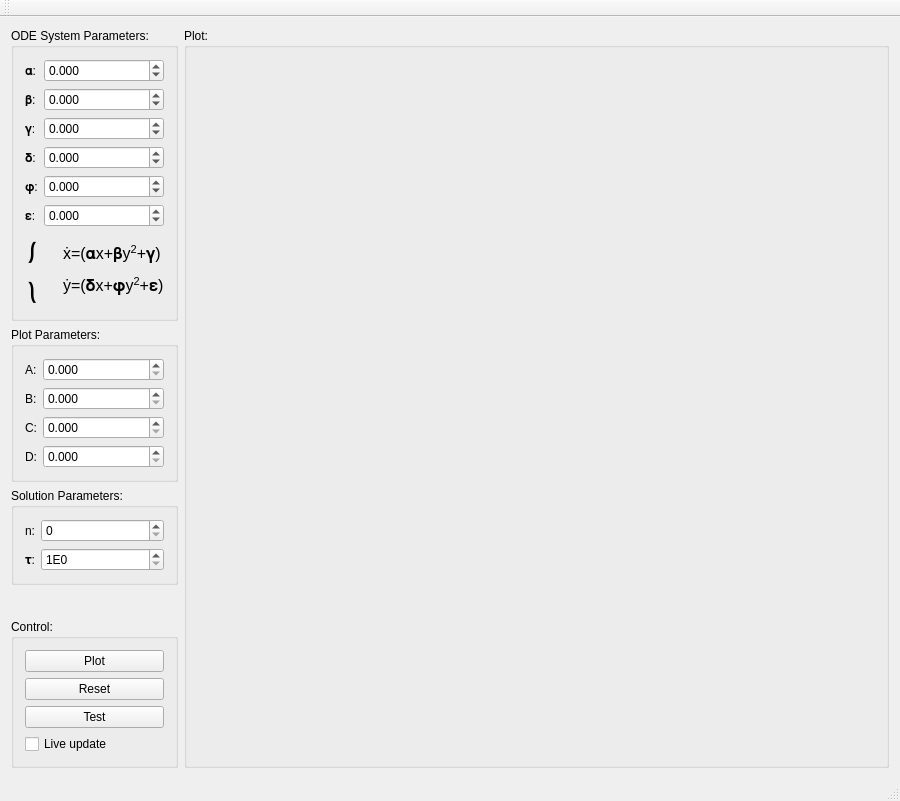
<?xml version="1.0" encoding="UTF-8"?>
<ui version="4.0">
 <class>MainWindow</class>
 <widget class="QMainWindow" name="MainWindow">
  <property name="geometry">
   <rect>
    <x>0</x>
    <y>0</y>
    <width>900</width>
    <height>801</height>
   </rect>
  </property>
  <property name="windowTitle">
   <string>ODE System Numerical Solution</string>
  </property>
  <widget class="QWidget" name="centralWidget">
   <layout class="QGridLayout" name="gridLayout">
    <item row="0" column="0">
     <layout class="QHBoxLayout" name="horizontalLayout" stretch="0,1">
      <item>
       <layout class="QVBoxLayout" name="verticalLayout_3">
        <item>
         <widget class="QGroupBox" name="groupBox">
          <property name="title">
           <string>ODE System Parameters:</string>
          </property>
          <layout class="QVBoxLayout" name="verticalLayout">
           <item>
            <layout class="QFormLayout" name="formLayout">
             <item row="0" column="0">
              <widget class="QLabel" name="label">
               <property name="text">
                <string>𝛂:</string>
               </property>
              </widget>
             </item>
             <item row="0" column="1">
              <widget class="QDoubleSpinBox" name="funcParam_alpha_DoubleSpinBox">
               <property name="decimals">
                <number>3</number>
               </property>
               <property name="minimum">
                <double>-100.000000000000000</double>
               </property>
               <property name="maximum">
                <double>100.000000000000000</double>
               </property>
              </widget>
             </item>
             <item row="1" column="0">
              <widget class="QLabel" name="label_2">
               <property name="text">
                <string>𝛃:</string>
               </property>
              </widget>
             </item>
             <item row="1" column="1">
              <widget class="QDoubleSpinBox" name="funcParam_beta_DoubleSpinBox">
               <property name="decimals">
                <number>3</number>
               </property>
               <property name="minimum">
                <double>-100.000000000000000</double>
               </property>
               <property name="maximum">
                <double>100.000000000000000</double>
               </property>
              </widget>
             </item>
             <item row="2" column="0">
              <widget class="QLabel" name="label_3">
               <property name="text">
                <string>𝛄:</string>
               </property>
              </widget>
             </item>
             <item row="2" column="1">
              <widget class="QDoubleSpinBox" name="funcParam_gamma_DoubleSpinBox">
               <property name="decimals">
                <number>3</number>
               </property>
               <property name="minimum">
                <double>-100.000000000000000</double>
               </property>
               <property name="maximum">
                <double>100.000000000000000</double>
               </property>
              </widget>
             </item>
             <item row="3" column="0">
              <widget class="QLabel" name="label_4">
               <property name="text">
                <string>𝛅:</string>
               </property>
              </widget>
             </item>
             <item row="3" column="1">
              <widget class="QDoubleSpinBox" name="funcParam_delta_DoubleSpinBox">
               <property name="decimals">
                <number>3</number>
               </property>
               <property name="minimum">
                <double>-100.000000000000000</double>
               </property>
               <property name="maximum">
                <double>100.000000000000000</double>
               </property>
              </widget>
             </item>
             <item row="5" column="1">
              <widget class="QDoubleSpinBox" name="funcParam_epsilon_DoubleSpinBox">
               <property name="decimals">
                <number>3</number>
               </property>
               <property name="minimum">
                <double>-100.000000000000000</double>
               </property>
               <property name="maximum">
                <double>100.000000000000000</double>
               </property>
              </widget>
             </item>
             <item row="4" column="1">
              <widget class="QDoubleSpinBox" name="funcParam_phi_DoubleSpinBox">
               <property name="decimals">
                <number>3</number>
               </property>
               <property name="minimum">
                <double>-100.000000000000000</double>
               </property>
               <property name="maximum">
                <double>100.000000000000000</double>
               </property>
              </widget>
             </item>
             <item row="5" column="0">
              <widget class="QLabel" name="label_14">
               <property name="text">
                <string>𝛆:</string>
               </property>
              </widget>
             </item>
             <item row="4" column="0">
              <widget class="QLabel" name="label_15">
               <property name="text">
                <string>𝛗:</string>
               </property>
              </widget>
             </item>
            </layout>
           </item>
           <item>
            <layout class="QGridLayout" name="gridLayout_5">
             <item row="0" column="1">
              <widget class="QLabel" name="label_11">
               <property name="text">
                <string>&lt;html&gt;&lt;head/&gt;&lt;body&gt;&lt;p&gt;&lt;span style=&quot; font-size:12pt;&quot;&gt;ẋ=(𝛂x+𝛃y&lt;/span&gt;&lt;span style=&quot; font-size:12pt; vertical-align:super;&quot;&gt;2&lt;/span&gt;&lt;span style=&quot; font-size:12pt;&quot;&gt;+𝛄)&lt;/span&gt;&lt;/p&gt;&lt;p&gt;&lt;span style=&quot; font-size:12pt;&quot;&gt;ẏ=(𝛅x+𝛗y&lt;/span&gt;&lt;span style=&quot; font-size:12pt; vertical-align:super;&quot;&gt;2&lt;/span&gt;&lt;span style=&quot; font-size:12pt;&quot;&gt;+𝛆)&lt;/span&gt;&lt;/p&gt;&lt;/body&gt;&lt;/html&gt;</string>
               </property>
              </widget>
             </item>
             <item row="0" column="0">
              <layout class="QVBoxLayout" name="verticalLayout_4">
               <item>
                <widget class="QLabel" name="label_13">
                 <property name="text">
                  <string>&lt;html&gt;&lt;head/&gt;&lt;body&gt;&lt;p&gt;&lt;span style=&quot; font-size:18pt; font-weight:600;&quot;&gt;⎰&lt;/span&gt;&lt;/p&gt;&lt;/body&gt;&lt;/html&gt;</string>
                 </property>
                </widget>
               </item>
               <item>
                <widget class="QLabel" name="label_12">
                 <property name="text">
                  <string>&lt;html&gt;&lt;head/&gt;&lt;body&gt;&lt;p&gt;&lt;span style=&quot; font-size:18pt; font-weight:600;&quot;&gt;⎱&lt;/span&gt;&lt;/p&gt;&lt;/body&gt;&lt;/html&gt;</string>
                 </property>
                </widget>
               </item>
              </layout>
             </item>
            </layout>
           </item>
          </layout>
         </widget>
        </item>
        <item>
         <widget class="QGroupBox" name="groupBox_2">
          <property name="title">
           <string>Plot Parameters:</string>
          </property>
          <layout class="QGridLayout" name="gridLayout_2">
           <item row="0" column="0">
            <layout class="QFormLayout" name="formLayout_2">
             <item row="0" column="0">
              <widget class="QLabel" name="label_5">
               <property name="text">
                <string>A:</string>
               </property>
              </widget>
             </item>
             <item row="0" column="1">
              <widget class="QDoubleSpinBox" name="plotParam_A_DoubleSpinBox">
               <property name="decimals">
                <number>3</number>
               </property>
              </widget>
             </item>
             <item row="1" column="0">
              <widget class="QLabel" name="label_6">
               <property name="text">
                <string>B:</string>
               </property>
              </widget>
             </item>
             <item row="1" column="1">
              <widget class="QDoubleSpinBox" name="plotParam_B_DoubleSpinBox">
               <property name="decimals">
                <number>3</number>
               </property>
              </widget>
             </item>
             <item row="2" column="0">
              <widget class="QLabel" name="label_7">
               <property name="text">
                <string>C:</string>
               </property>
              </widget>
             </item>
             <item row="2" column="1">
              <widget class="QDoubleSpinBox" name="plotParam_C_DoubleSpinBox">
               <property name="decimals">
                <number>3</number>
               </property>
              </widget>
             </item>
             <item row="3" column="0">
              <widget class="QLabel" name="label_8">
               <property name="text">
                <string>D:</string>
               </property>
              </widget>
             </item>
             <item row="3" column="1">
              <widget class="QDoubleSpinBox" name="plotParam_D_DoubleSpinBox">
               <property name="decimals">
                <number>3</number>
               </property>
              </widget>
             </item>
            </layout>
           </item>
          </layout>
         </widget>
        </item>
        <item>
         <widget class="QGroupBox" name="groupBox_3">
          <property name="title">
           <string>Solution Parameters:</string>
          </property>
          <layout class="QGridLayout" name="gridLayout_4">
           <item row="0" column="0">
            <layout class="QFormLayout" name="formLayout_3">
             <item row="0" column="0">
              <widget class="QLabel" name="label_9">
               <property name="text">
                <string>n:</string>
               </property>
              </widget>
             </item>
             <item row="0" column="1">
              <widget class="QSpinBox" name="solutionParam_n_SpinBox"/>
             </item>
             <item row="1" column="0">
              <widget class="QLabel" name="label_10">
               <property name="text">
                <string>𝛕:</string>
               </property>
              </widget>
             </item>
             <item row="1" column="1">
              <widget class="QSpinBox" name="solutionParam_tau_SpinBox">
               <property name="prefix">
                <string>1E</string>
               </property>
              </widget>
             </item>
            </layout>
           </item>
          </layout>
         </widget>
        </item>
        <item>
         <spacer name="verticalSpacer">
          <property name="orientation">
           <enum>Qt::Vertical</enum>
          </property>
          <property name="sizeHint" stdset="0">
           <size>
            <width>20</width>
            <height>40</height>
           </size>
          </property>
         </spacer>
        </item>
        <item>
         <widget class="QGroupBox" name="groupBox_7">
          <property name="title">
           <string>Control:</string>
          </property>
          <layout class="QVBoxLayout" name="verticalLayout_2">
           <item>
            <widget class="QPushButton" name="ctrl_plot_PushButton">
             <property name="text">
              <string>Plot</string>
             </property>
            </widget>
           </item>
           <item>
            <widget class="QPushButton" name="ctrl_reset_PushButton">
             <property name="text">
              <string>Reset</string>
             </property>
            </widget>
           </item>
           <item>
            <widget class="QPushButton" name="ctrl_test_PushButton">
             <property name="text">
              <string>Test</string>
             </property>
            </widget>
           </item>
           <item>
            <widget class="QCheckBox" name="ctrl_liveUpdate_CheckBox">
             <property name="text">
              <string>Live update</string>
             </property>
            </widget>
           </item>
          </layout>
         </widget>
        </item>
       </layout>
      </item>
      <item>
       <widget class="QGroupBox" name="groupBox_6">
        <property name="title">
         <string>Plot:</string>
        </property>
        <layout class="QGridLayout" name="gridLayout_3">
         <property name="leftMargin">
          <number>0</number>
         </property>
         <property name="topMargin">
          <number>0</number>
         </property>
         <property name="rightMargin">
          <number>0</number>
         </property>
         <property name="bottomMargin">
          <number>0</number>
         </property>
         <item row="0" column="0">
          <widget class="QCustomPlot" name="plot_functions_CustomPlot" native="true"/>
         </item>
        </layout>
       </widget>
      </item>
     </layout>
    </item>
   </layout>
  </widget>
  <widget class="QMenuBar" name="menuBar">
   <property name="geometry">
    <rect>
     <x>0</x>
     <y>0</y>
     <width>900</width>
     <height>21</height>
    </rect>
   </property>
  </widget>
  <widget class="QToolBar" name="mainToolBar">
   <attribute name="toolBarArea">
    <enum>TopToolBarArea</enum>
   </attribute>
   <attribute name="toolBarBreak">
    <bool>false</bool>
   </attribute>
  </widget>
  <widget class="QStatusBar" name="statusBar"/>
 </widget>
 <layoutdefault spacing="6" margin="11"/>
 <customwidgets>
  <customwidget>
   <class>QCustomPlot</class>
   <extends>QWidget</extends>
   <header>qcustomplot/qcustomplot.h</header>
   <container>1</container>
  </customwidget>
 </customwidgets>
 <resources/>
 <connections/>
</ui>
